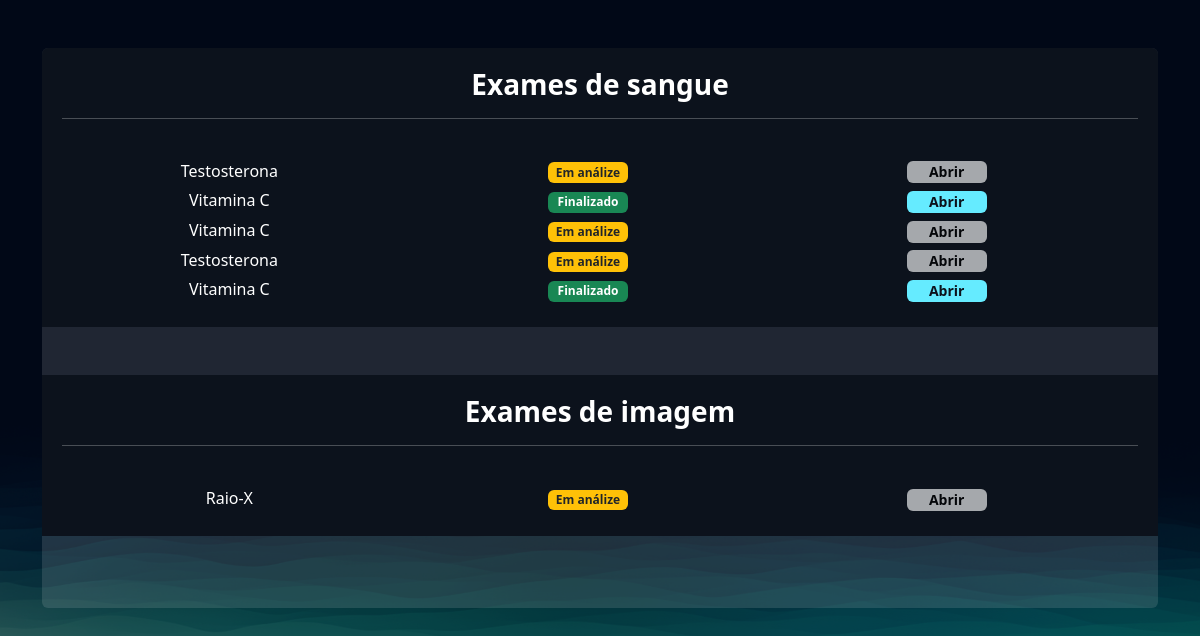
Before: /exames/gerenciar_exames/ (signed in) with the older database file.
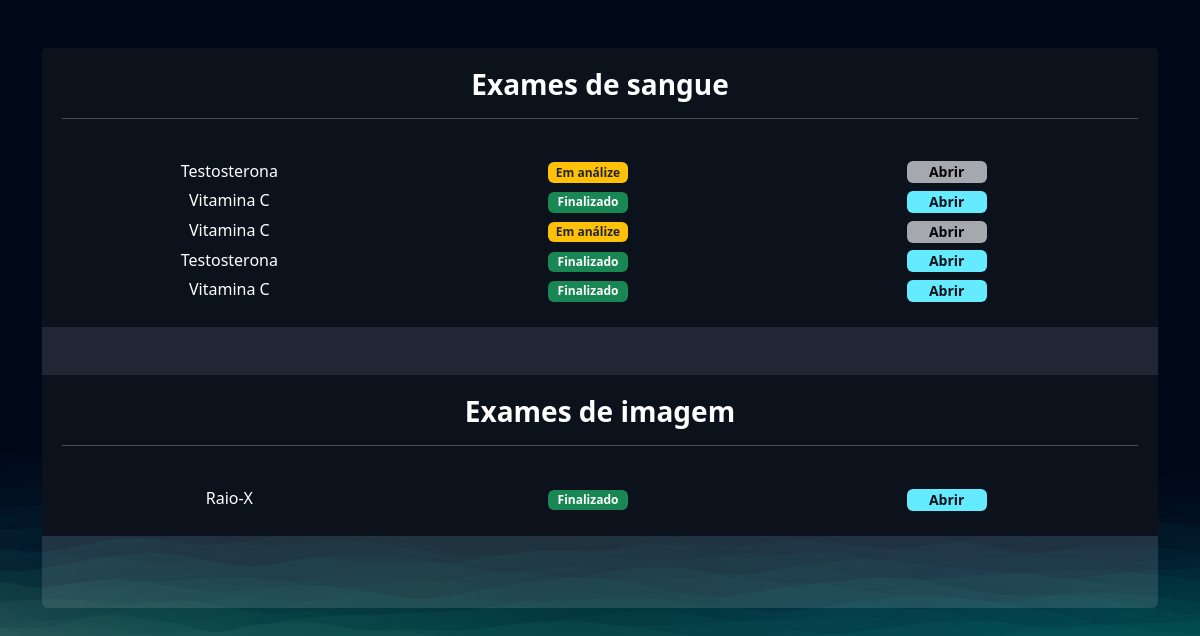
After: the same page with the newer database file.
### exames/models.py (models this page shows, shortened)
class SolicitacaoExame(models.Model):
    choice_status = (
        ('E', 'Em análise'),
        ('F', 'Finalizado')
    )
    usuario = models.ForeignKey(User, on_delete=models.DO_NOTHING)
    exame = models.ForeignKey(TiposExames, on_delete=models.DO_NOTHING)
    status = models.CharField(max_length=1, choices=choice_status)
    resultado = models.FileField(upload_to="resultados", null=True, blank=True)
    requer_senha = models.BooleanField(default=False)
    senha = models.CharField(max_length=16, null=True, blank=True)
    def badge_template(self):
        if self.status == 'E':
            classes = 'bg-warning text-dark'
            mensagem = 'Em análize'
        elif self.status == 'F':
            mensagem = 'Finalizado'
            classes = 'bg-success'
        return mark_safe(f'<span class="badge {classes}" style="width: 80px;">{mensagem}</span>')

class TiposExames(models.Model):
    tipo_choices = (
        ('I', 'Exame de Imagem'),
        ('S', 'Exame de Sangue')
    )
    nome = models.CharField(max_length=50)
    tipo = models.CharField(max_length=1, choices=tipo_choices)
    preco = models.FloatField()
    disponivel = models.BooleanField(default=True)
    horario_inicial = models.IntegerField()
    horario_final = models.IntegerField()

### exames/views.py (the view)
# urls.py: path('gerenciar_exames/', views.gerenciar_exames, name='gerenciar_exames'),
@login_required
def gerenciar_exames(request):
    exames = SolicitacaoExame.objects.filter(usuario = request.user)
    return render(request, 'gerenciar_exames.html', {'exames': exames})

### exames/templates/gerenciar_exames.html (shortened to what this page needs)
{% extends "bases/base.html" %}
{% load static %}
{% block 'head' %}
    <link href="{% static 'exames/css/css.css' %}" rel="stylesheet">
    <link href="{% static 'exames/css/gerenciar_pedidos.css' %}" rel="stylesheet">
    <link href="{% static 'exames/css/gerenciar_exames.css' %}" rel="stylesheet">
{% endblock 'head' %}
{% block 'conteudo' %}
    <br>
    <br>
    <div class="container">
        <div class="card card-view">
            <div class="sub-card">
                <h3>Exames de sangue</h3>
                <hr>
                <br>
                {% for exame in exames %}
                    {% if exame.exame.tipo == 'S' %}
                        <div class="row">
                            <div class="col-md">{{exame.exame.nome}}</div>
                            <div class="col-md">
                                {{exame.badge_template}}
                            </div>
                            <div class="col-md">
                                {% if exame.status == 'F' %}
                                    <a href="{% url 'permitir_abrir_exame' exame.id %}" target="_blank" class="btn btn-light"> Abrir </a>
                                {% else %}
                                    <a href="#" class="btn btn-light disabled"> Abrir </a>
                                {% endif %}
                            </div>
                        </div>
                    {% endif %}
                {% endfor %}
            </div>
                <br>
                <br>
            <div class="sub-card">
                <h3>Exames de imagem</h3>
                <hr>
                <br>
                {% for exame in exames %}
                    {% if exame.exame.tipo == 'I' %}
                        <div class="row">
                            <div class="col-md">{{exame.exame.nome}}</div>
                            <div class="col-md">
                                {{exame.badge_template}}
                            </div>
                            <div class="col-md">
                                {% if exame.status == 'F' %}
                                    <a href="{% url 'permitir_abrir_exame' exame.id %}" target="_blank" class="btn btn-light"> Abrir </a>
                                {% else %}
                                    <a href="#" class="btn btn-light disabled"> Abrir </a>
                                {% endif %}
                            </div>
                        </div>
                    {% endif %}
                {% endfor %}
            </div>
        </div>
    </div>
{% endblock 'conteudo' %}

### templates/bases/base.html (shortened to what this page needs)
{% load static %}
<!doctype html>
<html lang="pt-BR">
    <head>
        <link href="https://cdn.jsdelivr.net/npm/bootstrap@5.3.1/dist/css/bootstrap.min.css" rel="stylesheet">
        <link rel="stylesheet" href="{% static 'geral/css/geral.css' %}">
        {% block 'head' %}{% endblock %}
    </head>
    <body>
        {% block 'conteudo' %}{% endblock %}
    </body>
</html>

### templates/static/geral/css/geral.css (style rules this page uses)
:root { --main-color: #151C34; --dark-color: #0C121C ; --light-color: #6DE6EE; --contrast-color: #f4c96b; --differential-color: #066668; }
* { color: white }

### templates/static/exames/css/css.css (style rules this page uses)
html { background-image: url('/static/geral/img/bg2.png'); background-size: cover; }
body { background-image: url('/static/geral/img/bg2.png'); background-size: cover; }
.card { background-color: rgba(217, 217, 217, .14); color: white; padding: 15px; }

### templates/static/exames/css/gerenciar_pedidos.css (style rules this page uses)
.card-view { text-align: center; padding: 0; border: none; height: 70vh; overflow: auto; }

### templates/static/exames/css/gerenciar_exames.css (style rules this page uses)
.sub-card { background-color: var(--dark-color); padding: 20px; }
h3 { font-weight: bold; }
.row { max-width: 100%; margin-bottom:5px; }
.btn { height: 22px; width: 80px; font-size: 14px; padding-top: 0; padding-bottom: 0; background-color: #65ebff; border: #65ebff; font-weight: bold; color: #0C121C; }

Changed rows visible on the page:
changed SolicitacaoExame (number 4 of 6 on the later page): status "E" → "F" (drawn); badge_template "Em análize" → "Finalizado"
changed SolicitacaoExame "Raio-X": status "E" → "F" (drawn); badge_template "Em análize" → "Finalizado"
